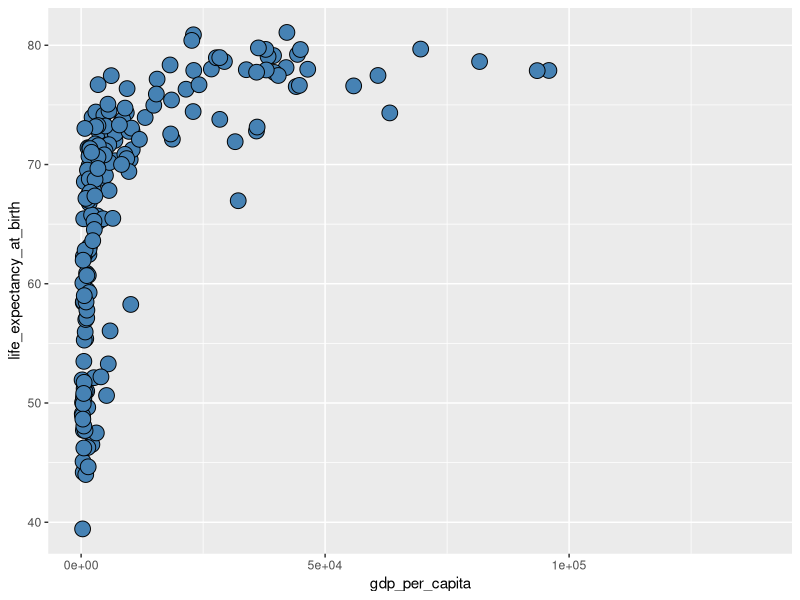
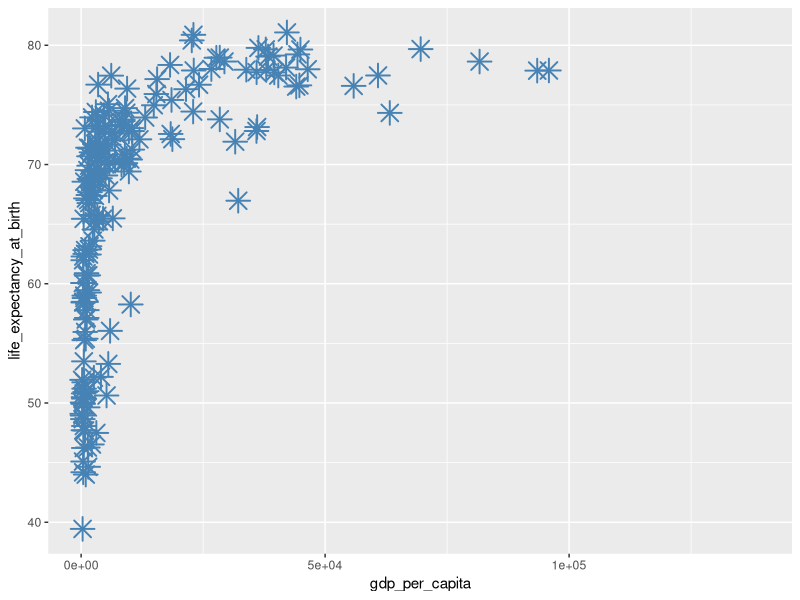
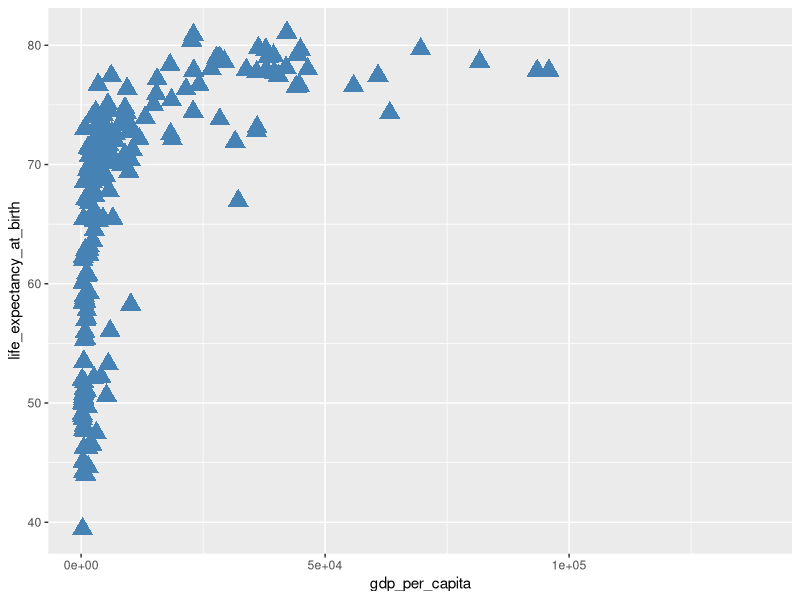
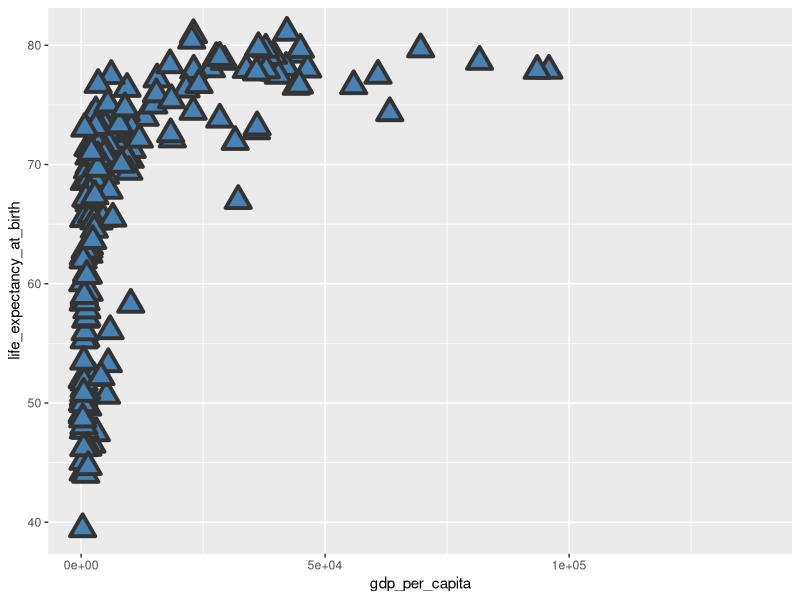

Write R code to recreate these figures, in order.
library(tidyverse)

world_bank_countries <- read_csv("data/world_bank_countries.csv")

world_bank_countries %>% 
  filter(year == 2000) %>%
  ggplot(aes(gdp_per_capita, y = life_expectancy_at_birth)) +
  geom_point(fill = "steelblue", shape = 21,
             size = 5)


# Shape 0 - 14 ------------------------------------------------------------
world_bank_countries %>% 
  filter(year == 2000) %>%
  ggplot(aes(gdp_per_capita, y = life_expectancy_at_birth)) +
  geom_point(color = "steelblue", shape = 8, size = 5,
             stroke = 1)

# Shape 15 - 20 -----------------------------------------------------------
world_bank_countries %>% 
  filter(year == 2000) %>%
  ggplot(aes(gdp_per_capita, y = life_expectancy_at_birth)) +
  geom_point(color = "steelblue", shape = 17,
             size = 5)

# Shape 21 - 25 -----------------------------------------------------------
world_bank_countries %>% 
  filter(year == 2000) %>%
  ggplot(aes(gdp_per_capita, y = life_expectancy_at_birth)) +
  geom_point(fill = "steelblue", shape = 24, size = 5,
             color = "grey20", stroke = 2)
